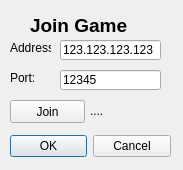
<?xml version="1.0" encoding="UTF-8"?>
<ui version="4.0">
 <class>JoinGameDialog</class>
 <widget class="QDialog" name="JoinGameDialog">
  <property name="geometry">
   <rect>
    <x>0</x>
    <y>0</y>
    <width>183</width>
    <height>170</height>
   </rect>
  </property>
  <property name="windowTitle">
   <string>Join Game</string>
  </property>
  <widget class="QLabel" name="titleLabel">
   <property name="geometry">
    <rect>
     <x>30</x>
     <y>10</y>
     <width>111</width>
     <height>31</height>
    </rect>
   </property>
   <property name="font">
    <font>
     <pointsize>14</pointsize>
     <weight>75</weight>
     <bold>true</bold>
    </font>
   </property>
   <property name="text">
    <string>Join Game</string>
   </property>
  </widget>
  <widget class="QLabel" name="label">
   <property name="geometry">
    <rect>
     <x>10</x>
     <y>40</y>
     <width>41</width>
     <height>16</height>
    </rect>
   </property>
   <property name="text">
    <string>Address:</string>
   </property>
  </widget>
  <widget class="QLineEdit" name="addressLine">
   <property name="geometry">
    <rect>
     <x>60</x>
     <y>40</y>
     <width>101</width>
     <height>20</height>
    </rect>
   </property>
   <property name="text">
    <string>123.123.123.123</string>
   </property>
  </widget>
  <widget class="QLabel" name="label_2">
   <property name="geometry">
    <rect>
     <x>10</x>
     <y>70</y>
     <width>41</width>
     <height>16</height>
    </rect>
   </property>
   <property name="text">
    <string>Port:</string>
   </property>
  </widget>
  <widget class="QLineEdit" name="portLine">
   <property name="geometry">
    <rect>
     <x>60</x>
     <y>70</y>
     <width>101</width>
     <height>20</height>
    </rect>
   </property>
   <property name="text">
    <string>12345</string>
   </property>
  </widget>
  <widget class="QPushButton" name="joinButton">
   <property name="geometry">
    <rect>
     <x>10</x>
     <y>100</y>
     <width>75</width>
     <height>23</height>
    </rect>
   </property>
   <property name="text">
    <string>Join</string>
   </property>
  </widget>
  <widget class="QLabel" name="statusLabel">
   <property name="geometry">
    <rect>
     <x>90</x>
     <y>100</y>
     <width>71</width>
     <height>21</height>
    </rect>
   </property>
   <property name="text">
    <string>....</string>
   </property>
  </widget>
  <widget class="QDialogButtonBox" name="buttonBox">
   <property name="geometry">
    <rect>
     <x>10</x>
     <y>130</y>
     <width>161</width>
     <height>32</height>
    </rect>
   </property>
   <property name="orientation">
    <enum>Qt::Horizontal</enum>
   </property>
   <property name="standardButtons">
    <set>QDialogButtonBox::Cancel|QDialogButtonBox::Ok</set>
   </property>
   <property name="centerButtons">
    <bool>false</bool>
   </property>
  </widget>
 </widget>
 <resources/>
 <connections/>
</ui>
